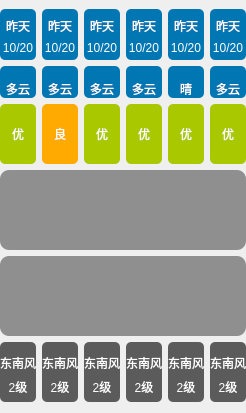
     <widget class="QWidget" name="widget04" native="true">
      <layout class="QVBoxLayout" name="verticalLayout_24">
       <property name="leftMargin">
        <number>0</number>
       </property>
       <property name="topMargin">
        <number>0</number>
       </property>
       <property name="rightMargin">
        <number>0</number>
       </property>
       <item>
        <widget class="QWidget" name="widget0401" native="true">
         <property name="minimumSize">
          <size>
           <width>0</width>
           <height>60</height>
          </size>
         </property>
         <layout class="QHBoxLayout" name="horizontalLayout_8">
          <property name="leftMargin">
           <number>0</number>
          </property>
          <property name="rightMargin">
           <number>0</number>
          </property>
          <property name="bottomMargin">
           <number>0</number>
          </property>
          <item>
           <layout class="QVBoxLayout" name="verticalLayout_6">
            <property name="spacing">
             <number>0</number>
            </property>
            <item>
             <widget class="QLabel" name="labelDay0">
              <property name="styleSheet">
               <string notr="true">background-color: rgb(0, 119, 179);
color: rgb(255, 255, 255);
border-top-left-radius: 5px;
border-top-right-radius: 5px;

</string>
              </property>
              <property name="text">
               <string>昨天</string>
              </property>
              <property name="alignment">
               <set>Qt::AlignBottom|Qt::AlignHCenter</set>
              </property>
             </widget>
            </item>
            <item>
             <widget class="QLabel" name="labelDate0">
              <property name="styleSheet">
               <string notr="true">background-color: rgb(0, 119, 179);
color: rgb(255, 255, 255);
border-bottom-left-radius: 5px;
border-bottom-right-radius: 5px;</string>
              </property>
              <property name="text">
               <string>10/20</string>
              </property>
              <property name="alignment">
               <set>Qt::AlignCenter</set>
              </property>
             </widget>
            </item>
           </layout>
          </item>
          <item>
           <layout class="QVBoxLayout" name="verticalLayout_7">
            <property name="spacing">
             <number>0</number>
            </property>
            <item>
             <widget class="QLabel" name="labelDay1">
              <property name="styleSheet">
               <string notr="true">background-color: rgb(0, 119, 179);
color: rgb(255, 255, 255);
border-top-left-radius: 5px;
border-top-right-radius: 5px;

</string>
              </property>
              <property name="text">
               <string>昨天</string>
              </property>
              <property name="alignment">
               <set>Qt::AlignBottom|Qt::AlignHCenter</set>
              </property>
             </widget>
            </item>
            <item>
             <widget class="QLabel" name="labelDate1">
              <property name="styleSheet">
               <string notr="true">background-color: rgb(0, 119, 179);
color: rgb(255, 255, 255);
border-bottom-left-radius: 5px;
border-bottom-right-radius: 5px;</string>
              </property>
              <property name="text">
               <string>10/20</string>
              </property>
              <property name="alignment">
               <set>Qt::AlignCenter</set>
              </property>
             </widget>
            </item>
           </layout>
          </item>
          <item>
           <layout class="QVBoxLayout" name="verticalLayout_8">
            <property name="spacing">
             <number>0</number>
            </property>
            <item>
             <widget class="QLabel" name="labelDay2">
              <property name="styleSheet">
               <string notr="true">background-color: rgb(0, 119, 179);
color: rgb(255, 255, 255);
border-top-left-radius: 5px;
border-top-right-radius: 5px;

</string>
              </property>
              <property name="text">
               <string>昨天</string>
              </property>
              <property name="alignment">
               <set>Qt::AlignBottom|Qt::AlignHCenter</set>
              </property>
             </widget>
            </item>
            <item>
             <widget class="QLabel" name="labelDate2">
              <property name="styleSheet">
               <string notr="true">background-color: rgb(0, 119, 179);
color: rgb(255, 255, 255);
border-bottom-left-radius: 5px;
border-bottom-right-radius: 5px;</string>
              </property>
              <property name="text">
               <string>10/20</string>
              </property>
              <property name="alignment">
               <set>Qt::AlignCenter</set>
              </property>
             </widget>
            </item>
           </layout>
          </item>
          <item>
           <layout class="QVBoxLayout" name="verticalLayout_9">
            <property name="spacing">
             <number>0</number>
            </property>
            <item>
             <widget class="QLabel" name="labelDay3">
              <property name="styleSheet">
               <string notr="true">background-color: rgb(0, 119, 179);
color: rgb(255, 255, 255);
border-top-left-radius: 5px;
border-top-right-radius: 5px;

</string>
              </property>
              <property name="text">
               <string>昨天</string>
              </property>
              <property name="alignment">
               <set>Qt::AlignBottom|Qt::AlignHCenter</set>
              </property>
             </widget>
            </item>
            <item>
             <widget class="QLabel" name="labelDate3">
              <property name="styleSheet">
               <string notr="true">background-color: rgb(0, 119, 179);
color: rgb(255, 255, 255);
border-bottom-left-radius: 5px;
border-bottom-right-radius: 5px;</string>
              </property>
              <property name="text">
               <string>10/20</string>
              </property>
              <property name="alignment">
               <set>Qt::AlignCenter</set>
              </property>
             </widget>
            </item>
           </layout>
          </item>
          <item>
           <layout class="QVBoxLayout" name="verticalLayout_10">
            <property name="spacing">
             <number>0</number>
            </property>
            <item>
             <widget class="QLabel" name="labelDay4">
              <property name="styleSheet">
               <string notr="true">background-color: rgb(0, 119, 179);
color: rgb(255, 255, 255);
border-top-left-radius: 5px;
border-top-right-radius: 5px;

</string>
              </property>
              <property name="text">
               <string>昨天</string>
              </property>
              <property name="alignment">
               <set>Qt::AlignBottom|Qt::AlignHCenter</set>
              </property>
             </widget>
            </item>
            <item>
             <widget class="QLabel" name="labelDate4">
              <property name="styleSheet">
               <string notr="true">background-color: rgb(0, 119, 179);
color: rgb(255, 255, 255);
border-bottom-left-radius: 5px;
border-bottom-right-radius: 5px;</string>
              </property>
              <property name="text">
               <string>10/20</string>
              </property>
              <property name="alignment">
               <set>Qt::AlignCenter</set>
              </property>
             </widget>
            </item>
           </layout>
          </item>
          <item>
           <layout class="QVBoxLayout" name="verticalLayout_11">
            <property name="spacing">
             <number>0</number>
            </property>
            <item>
             <widget class="QLabel" name="labelDay5">
              <property name="styleSheet">
               <string notr="true">background-color: rgb(0, 119, 179);
color: rgb(255, 255, 255);
border-top-left-radius: 5px;
border-top-right-radius: 5px;

</string>
              </property>
              <property name="text">
               <string>昨天</string>
              </property>
              <property name="alignment">
               <set>Qt::AlignBottom|Qt::AlignHCenter</set>
              </property>
             </widget>
            </item>
            <item>
             <widget class="QLabel" name="labelDate5">
              <property name="styleSheet">
               <string notr="true">background-color: rgb(0, 119, 179);
color: rgb(255, 255, 255);
border-bottom-left-radius: 5px;
border-bottom-right-radius: 5px;</string>
              </property>
              <property name="text">
               <string>10/20</string>
              </property>
              <property name="alignment">
               <set>Qt::AlignCenter</set>
              </property>
             </widget>
            </item>
           </layout>
          </item>
         </layout>
        </widget>
       </item>
       <item>
        <widget class="QWidget" name="widget0402" native="true">
         <layout class="QGridLayout" name="gridLayout_3">
          <property name="leftMargin">
           <number>0</number>
          </property>
          <property name="topMargin">
           <number>0</number>
          </property>
          <property name="rightMargin">
           <number>0</number>
          </property>
          <property name="bottomMargin">
           <number>0</number>
          </property>
          <item row="0" column="0">
           <layout class="QVBoxLayout" name="verticalLayout_12">
            <property name="spacing">
             <number>0</number>
            </property>
            <item>
             <widget class="QLabel" name="labelWeaPic0">
              <property name="enabled">
               <bool>true</bool>
              </property>
              <property name="minimumSize">
               <size>
                <width>0</width>
                <height>0</height>
               </size>
              </property>
              <property name="maximumSize">
               <size>
                <width>70</width>
                <height>50</height>
               </size>
              </property>
              <property name="styleSheet">
               <string notr="true">background-color: rgb(0, 119, 179);
color: rgb(255, 255, 255);
border-top-left-radius: 5px;
border-top-right-radius: 5px;

</string>
              </property>
              <property name="text">
               <string/>
              </property>
              <property name="pixmap">
               <pixmap resource="res.qrc">:/res/cloudy.png</pixmap>
              </property>
              <property name="scaledContents">
               <bool>true</bool>
              </property>
              <property name="alignment">
               <set>Qt::AlignBottom|Qt::AlignHCenter</set>
              </property>
             </widget>
            </item>
            <item>
             <widget class="QLabel" name="labelWea0">
              <property name="styleSheet">
               <string notr="true">background-color: rgb(0, 119, 179);
color: rgb(255, 255, 255);
border-bottom-left-radius: 5px;
border-bottom-right-radius: 5px;</string>
              </property>
              <property name="text">
               <string>多云</string>
              </property>
              <property name="alignment">
               <set>Qt::AlignCenter</set>
              </property>
             </widget>
            </item>
           </layout>
          </item>
          <item row="0" column="1">
           <layout class="QVBoxLayout" name="verticalLayout_13">
            <property name="spacing">
             <number>0</number>
            </property>
            <item>
             <widget class="QLabel" name="labelWeaPic1">
              <property name="maximumSize">
               <size>
                <width>70</width>
                <height>50</height>
               </size>
              </property>
              <property name="styleSheet">
               <string notr="true">background-color: rgb(0, 119, 179);
color: rgb(255, 255, 255);
border-top-left-radius: 5px;
border-top-right-radius: 5px;

</string>
              </property>
              <property name="text">
               <string/>
              </property>
              <property name="pixmap">
               <pixmap resource="res.qrc">:/res/cloudy.png</pixmap>
              </property>
              <property name="scaledContents">
               <bool>true</bool>
              </property>
              <property name="alignment">
               <set>Qt::AlignBottom|Qt::AlignHCenter</set>
              </property>
             </widget>
            </item>
            <item>
             <widget class="QLabel" name="labelWea1">
              <property name="styleSheet">
               <string notr="true">background-color: rgb(0, 119, 179);
color: rgb(255, 255, 255);
border-bottom-left-radius: 5px;
border-bottom-right-radius: 5px;</string>
              </property>
              <property name="text">
               <string>多云</string>
              </property>
              <property name="alignment">
               <set>Qt::AlignCenter</set>
              </property>
             </widget>
            </item>
           </layout>
          </item>
          <item row="0" column="2">
           <layout class="QVBoxLayout" name="verticalLayout_14">
            <property name="spacing">
             <number>0</number>
            </property>
            <item>
             <widget class="QLabel" name="labelWeaPic2">
              <property name="maximumSize">
               <size>
                <width>70</width>
                <height>50</height>
               </size>
              </property>
              <property name="styleSheet">
               <string notr="true">background-color: rgb(0, 119, 179);
color: rgb(255, 255, 255);
border-top-left-radius: 5px;
border-top-right-radius: 5px;

</string>
              </property>
              <property name="text">
               <string/>
              </property>
              <property name="pixmap">
               <pixmap resource="res.qrc">:/res/cloudy.png</pixmap>
              </property>
              <property name="scaledContents">
               <bool>true</bool>
              </property>
              <property name="alignment">
               <set>Qt::AlignBottom|Qt::AlignHCenter</set>
              </property>
             </widget>
            </item>
            <item>
             <widget class="QLabel" name="labelWea2">
              <property name="styleSheet">
               <string notr="true">background-color: rgb(0, 119, 179);
color: rgb(255, 255, 255);
border-bottom-left-radius: 5px;
border-bottom-right-radius: 5px;</string>
              </property>
              <property name="text">
               <string>多云</string>
              </property>
              <property name="alignment">
               <set>Qt::AlignCenter</set>
              </property>
             </widget>
            </item>
           </layout>
          </item>
          <item row="0" column="3">
           <layout class="QVBoxLayout" name="verticalLayout_15">
            <property name="spacing">
             <number>0</number>
            </property>
            <item>
             <widget class="QLabel" name="labelWeaPic3">
              <property name="maximumSize">
               <size>
                <width>70</width>
                <height>50</height>
               </size>
              </property>
              <property name="styleSheet">
               <string notr="true">background-color: rgb(0, 119, 179);
color: rgb(255, 255, 255);
border-top-left-radius: 5px;
border-top-right-radius: 5px;

</string>
              </property>
              <property name="text">
               <string/>
              </property>
              <property name="pixmap">
               <pixmap resource="res.qrc">:/res/cloudy.png</pixmap>
              </property>
              <property name="scaledContents">
               <bool>true</bool>
              </property>
              <property name="alignment">
               <set>Qt::AlignBottom|Qt::AlignHCenter</set>
              </property>
             </widget>
            </item>
            <item>
             <widget class="QLabel" name="labelWea3">
              <property name="styleSheet">
               <string notr="true">background-color: rgb(0, 119, 179);
color: rgb(255, 255, 255);
border-bottom-left-radius: 5px;
border-bottom-right-radius: 5px;</string>
              </property>
              <property name="text">
               <string>多云</string>
              </property>
              <property name="alignment">
               <set>Qt::AlignCenter</set>
              </property>
             </widget>
            </item>
           </layout>
          </item>
          <item row="0" column="4">
           <layout class="QVBoxLayout" name="verticalLayout_16">
            <property name="spacing">
             <number>0</number>
            </property>
            <item>
             <widget class="QLabel" name="labelWeaPic4">
              <property name="maximumSize">
               <size>
                <width>70</width>
                <height>50</height>
               </size>
              </property>
              <property name="styleSheet">
               <string notr="true">background-color: rgb(0, 119, 179);
color: rgb(255, 255, 255);
border-top-left-radius: 5px;
border-top-right-radius: 5px;

</string>
              </property>
              <property name="text">
               <string/>
              </property>
              <property name="pixmap">
               <pixmap resource="res.qrc">:/res/sunny.png</pixmap>
              </property>
              <property name="scaledContents">
               <bool>true</bool>
              </property>
              <property name="alignment">
               <set>Qt::AlignBottom|Qt::AlignHCenter</set>
              </property>
             </widget>
            </item>
            <item>
             <widget class="QLabel" name="labelWea4">
              <property name="styleSheet">
               <string notr="true">background-color: rgb(0, 119, 179);
color: rgb(255, 255, 255);
border-bottom-left-radius: 5px;
border-bottom-right-radius: 5px;</string>
              </property>
              <property name="text">
               <string>晴</string>
              </property>
              <property name="alignment">
               <set>Qt::AlignCenter</set>
              </property>
             </widget>
            </item>
           </layout>
          </item>
          <item row="0" column="5">
           <layout class="QVBoxLayout" name="verticalLayout_17">
            <property name="spacing">
             <number>0</number>
            </property>
            <item>
             <widget class="QLabel" name="labelWeaPic5">
              <property name="maximumSize">
               <size>
                <width>70</width>
                <height>50</height>
               </size>
              </property>
              <property name="styleSheet">
               <string notr="true">background-color: rgb(0, 119, 179);
color: rgb(255, 255, 255);
border-top-left-radius: 5px;
border-top-right-radius: 5px;

</string>
              </property>
              <property name="text">
               <string/>
              </property>
              <property name="pixmap">
               <pixmap resource="res.qrc">:/res/cloudy.png</pixmap>
              </property>
              <property name="scaledContents">
               <bool>true</bool>
              </property>
              <property name="alignment">
               <set>Qt::AlignBottom|Qt::AlignHCenter</set>
              </property>
             </widget>
            </item>
            <item>
             <widget class="QLabel" name="labelWea5">
              <property name="styleSheet">
               <string notr="true">background-color: rgb(0, 119, 179);
color: rgb(255, 255, 255);
border-bottom-left-radius: 5px;
border-bottom-right-radius: 5px;</string>
              </property>
              <property name="text">
               <string>多云</string>
              </property>
              <property name="alignment">
               <set>Qt::AlignCenter</set>
              </property>
             </widget>
            </item>
           </layout>
          </item>
         </layout>
        </widget>
       </item>
       <item>
        <widget class="QWidget" name="widget0403" native="true">
         <property name="minimumSize">
          <size>
           <width>0</width>
           <height>60</height>
          </size>
         </property>
         <layout class="QHBoxLayout" name="horizontalLayout_7">
          <property name="leftMargin">
           <number>0</number>
          </property>
          <property name="topMargin">
           <number>0</number>
          </property>
          <property name="rightMargin">
           <number>0</number>
          </property>
          <property name="bottomMargin">
           <number>0</number>
          </property>
          <item>
           <widget class="QLabel" name="labelAirq0">
            <property name="styleSheet">
             <string notr="true">background-color: rgb(170, 200, 0);
color: rgb(255, 255, 255);
border-radius: 5px;
</string>
            </property>
            <property name="text">
             <string>优</string>
            </property>
            <property name="alignment">
             <set>Qt::AlignCenter</set>
            </property>
           </widget>
          </item>
          <item>
           <widget class="QLabel" name="labelAirq1">
            <property name="styleSheet">
             <string notr="true">background-color: rgb(255, 170, 0);
color: rgb(255, 255, 255);
border-radius: 5px;
</string>
            </property>
            <property name="text">
             <string>良</string>
            </property>
            <property name="alignment">
             <set>Qt::AlignCenter</set>
            </property>
           </widget>
          </item>
          <item>
           <widget class="QLabel" name="labelAirq2">
            <property name="styleSheet">
             <string notr="true">background-color: rgb(170, 200, 0);
color: rgb(255, 255, 255);
border-radius: 5px;
</string>
            </property>
            <property name="text">
             <string>优</string>
            </property>
            <property name="alignment">
             <set>Qt::AlignCenter</set>
            </property>
           </widget>
          </item>
          <item>
           <widget class="QLabel" name="labelAirq3">
            <property name="styleSheet">
             <string notr="true">background-color: rgb(170, 200, 0);
color: rgb(255, 255, 255);
border-radius: 5px;
</string>
            </property>
            <property name="text">
             <string>优</string>
            </property>
            <property name="alignment">
             <set>Qt::AlignCenter</set>
            </property>
           </widget>
          </item>
          <item>
           <widget class="QLabel" name="labelAirq4">
            <property name="styleSheet">
             <string notr="true">background-color: rgb(170, 200, 0);
color: rgb(255, 255, 255);
border-radius: 5px;
</string>
            </property>
            <property name="text">
             <string>优</string>
            </property>
            <property name="alignment">
             <set>Qt::AlignCenter</set>
            </property>
           </widget>
          </item>
          <item>
           <widget class="QLabel" name="labelAirq5">
            <property name="styleSheet">
             <string notr="true">background-color: rgb(170, 200, 0);
color: rgb(255, 255, 255);
border-radius: 5px;
</string>
            </property>
            <property name="text">
             <string>优</string>
            </property>
            <property name="alignment">
             <set>Qt::AlignCenter</set>
            </property>
           </widget>
          </item>
         </layout>
        </widget>
       </item>
       <item>
        <widget class="QWidget" name="widget0404" native="true">
         <property name="minimumSize">
          <size>
           <width>70</width>
           <height>80</height>
          </size>
         </property>
         <property name="cursor">
          <cursorShape>ArrowCursor</cursorShape>
         </property>
         <property name="styleSheet">
          <string notr="true">background-color: rgb(143, 143, 143);
border-radius: 9px;</string>
         </property>
        </widget>
       </item>
       <item>
        <widget class="QWidget" name="widget0405" native="true">
         <property name="minimumSize">
          <size>
           <width>0</width>
           <height>80</height>
          </size>
         </property>
         <property name="maximumSize">
          <size>
           <width>16777215</width>
           <height>80</height>
          </size>
         </property>
         <property name="cursor">
          <cursorShape>PointingHandCursor</cursorShape>
         </property>
         <property name="styleSheet">
          <string notr="true">background-color: rgb(143, 143, 143);
border-radius: 9px;</string>
         </property>
        </widget>
       </item>
       <item>
        <widget class="QWidget" name="widget0406" native="true">
         <property name="minimumSize">
          <size>
           <width>0</width>
           <height>60</height>
          </size>
         </property>
         <layout class="QHBoxLayout" name="horizontalLayout_9">
          <property name="spacing">
           <number>6</number>
          </property>
          <property name="leftMargin">
           <number>0</number>
          </property>
          <property name="topMargin">
           <number>0</number>
          </property>
          <property name="rightMargin">
           <number>0</number>
          </property>
          <property name="bottomMargin">
           <number>0</number>
          </property>
          <item>
           <layout class="QVBoxLayout" name="verticalLayout_18">
            <property name="spacing">
             <number>0</number>
            </property>
            <item>
             <widget class="QLabel" name="labelDay0_8">
              <property name="styleSheet">
               <string notr="true">color: rgb(255, 255, 255);
background-color: rgb(91, 91, 91);
border-top-left-radius: 5px;
border-top-right-radius: 5px;

</string>
              </property>
              <property name="text">
               <string>东南风</string>
              </property>
              <property name="alignment">
               <set>Qt::AlignBottom|Qt::AlignHCenter</set>
              </property>
             </widget>
            </item>
            <item>
             <widget class="QLabel" name="labelDate0_8">
              <property name="styleSheet">
               <string notr="true">background-color: rgb(91, 91, 91);

color: rgb(255, 255, 255);
border-bottom-left-radius: 5px;
border-bottom-right-radius: 5px;</string>
              </property>
              <property name="text">
               <string>2级</string>
              </property>
              <property name="alignment">
               <set>Qt::AlignCenter</set>
              </property>
             </widget>
            </item>
           </layout>
          </item>
          <item>
           <layout class="QVBoxLayout" name="verticalLayout_19">
            <property name="spacing">
             <number>0</number>
            </property>
            <item>
             <widget class="QLabel" name="labelDay0_9">
              <property name="styleSheet">
               <string notr="true">color: rgb(255, 255, 255);
background-color: rgb(91, 91, 91);
border-top-left-radius: 5px;
border-top-right-radius: 5px;

</string>
              </property>
              <property name="text">
               <string>东南风</string>
              </property>
              <property name="alignment">
               <set>Qt::AlignBottom|Qt::AlignHCenter</set>
              </property>
             </widget>
            </item>
            <item>
             <widget class="QLabel" name="labelDate0_9">
              <property name="styleSheet">
               <string notr="true">background-color: rgb(91, 91, 91);

color: rgb(255, 255, 255);
border-bottom-left-radius: 5px;
border-bottom-right-radius: 5px;</string>
              </property>
              <property name="text">
               <string>2级</string>
              </property>
              <property name="alignment">
               <set>Qt::AlignCenter</set>
              </property>
             </widget>
            </item>
           </layout>
          </item>
          <item>
           <layout class="QVBoxLayout" name="verticalLayout_20">
            <property name="spacing">
             <number>0</number>
            </property>
            <item>
             <widget class="QLabel" name="labelDay0_10">
              <property name="styleSheet">
               <string notr="true">color: rgb(255, 255, 255);
background-color: rgb(91, 91, 91);
border-top-left-radius: 5px;
border-top-right-radius: 5px;

</string>
              </property>
              <property name="text">
               <string>东南风</string>
              </property>
              <property name="alignment">
               <set>Qt::AlignBottom|Qt::AlignHCenter</set>
              </property>
             </widget>
            </item>
            <item>
             <widget class="QLabel" name="labelDate0_10">
              <property name="styleSheet">
               <string notr="true">background-color: rgb(91, 91, 91);

color: rgb(255, 255, 255);
border-bottom-left-radius: 5px;
border-bottom-right-radius: 5px;</string>
              </property>
              <property name="text">
               <string>2级</string>
              </property>
              <property name="alignment">
               <set>Qt::AlignCenter</set>
              </property>
             </widget>
            </item>
           </layout>
          </item>
          <item>
           <layout class="QVBoxLayout" name="verticalLayout_21">
            <property name="spacing">
             <number>0</number>
            </property>
            <item>
             <widget class="QLabel" name="labelDay0_11">
              <property name="styleSheet">
               <string notr="true">color: rgb(255, 255, 255);
background-color: rgb(91, 91, 91);
border-top-left-radius: 5px;
border-top-right-radius: 5px;

</string>
              </property>
              <property name="text">
               <string>东南风</string>
              </property>
              <property name="alignment">
               <set>Qt::AlignBottom|Qt::AlignHCenter</set>
              </property>
             </widget>
            </item>
            <item>
             <widget class="QLabel" name="labelDate0_11">
              <property name="styleSheet">
               <string notr="true">background-color: rgb(91, 91, 91);

color: rgb(255, 255, 255);
border-bottom-left-radius: 5px;
border-bottom-right-radius: 5px;</string>
              </property>
              <property name="text">
               <string>2级</string>
              </property>
              <property name="alignment">
               <set>Qt::AlignCenter</set>
              </property>
             </widget>
            </item>
           </layout>
          </item>
          <item>
           <layout class="QVBoxLayout" name="verticalLayout_22">
            <property name="spacing">
             <number>0</number>
            </property>
            <item>
             <widget class="QLabel" name="labelDay0_12">
              <property name="styleSheet">
               <string notr="true">color: rgb(255, 255, 255);
background-color: rgb(91, 91, 91);
border-top-left-radius: 5px;
border-top-right-radius: 5px;

</string>
              </property>
              <property name="text">
               <string>东南风</string>
              </property>
              <property name="alignment">
               <set>Qt::AlignBottom|Qt::AlignHCenter</set>
              </property>
             </widget>
            </item>
            <item>
             <widget class="QLabel" name="labelDate0_12">
              <property name="styleSheet">
               <string notr="true">background-color: rgb(91, 91, 91);

color: rgb(255, 255, 255);
border-bottom-left-radius: 5px;
border-bottom-right-radius: 5px;</string>
              </property>
              <property name="text">
               <string>2级</string>
              </property>
              <property name="alignment">
               <set>Qt::AlignCenter</set>
              </property>
             </widget>
            </item>
           </layout>
          </item>
          <item>
           <layout class="QVBoxLayout" name="verticalLayout_23">
            <property name="spacing">
             <number>0</number>
            </property>
            <item>
             <widget class="QLabel" name="labelDay0_13">
              <property name="styleSheet">
               <string notr="true">color: rgb(255, 255, 255);
background-color: rgb(91, 91, 91);
border-top-left-radius: 5px;
border-top-right-radius: 5px;

</string>
              </property>
              <property name="text">
               <string>东南风</string>
              </property>
              <property name="alignment">
               <set>Qt::AlignBottom|Qt::AlignHCenter</set>
              </property>
             </widget>
            </item>
            <item>
             <widget class="QLabel" name="labelDate0_13">
              <property name="styleSheet">
               <string notr="true">background-color: rgb(91, 91, 91);

color: rgb(255, 255, 255);
border-bottom-left-radius: 5px;
border-bottom-right-radius: 5px;</string>
              </property>
              <property name="text">
               <string>2级</string>
              </property>
              <property name="alignment">
               <set>Qt::AlignCenter</set>
              </property>
             </widget>
            </item>
           </layout>
          </item>
         </layout>
        </widget>
       </item>
      </layout>
     </widget>
